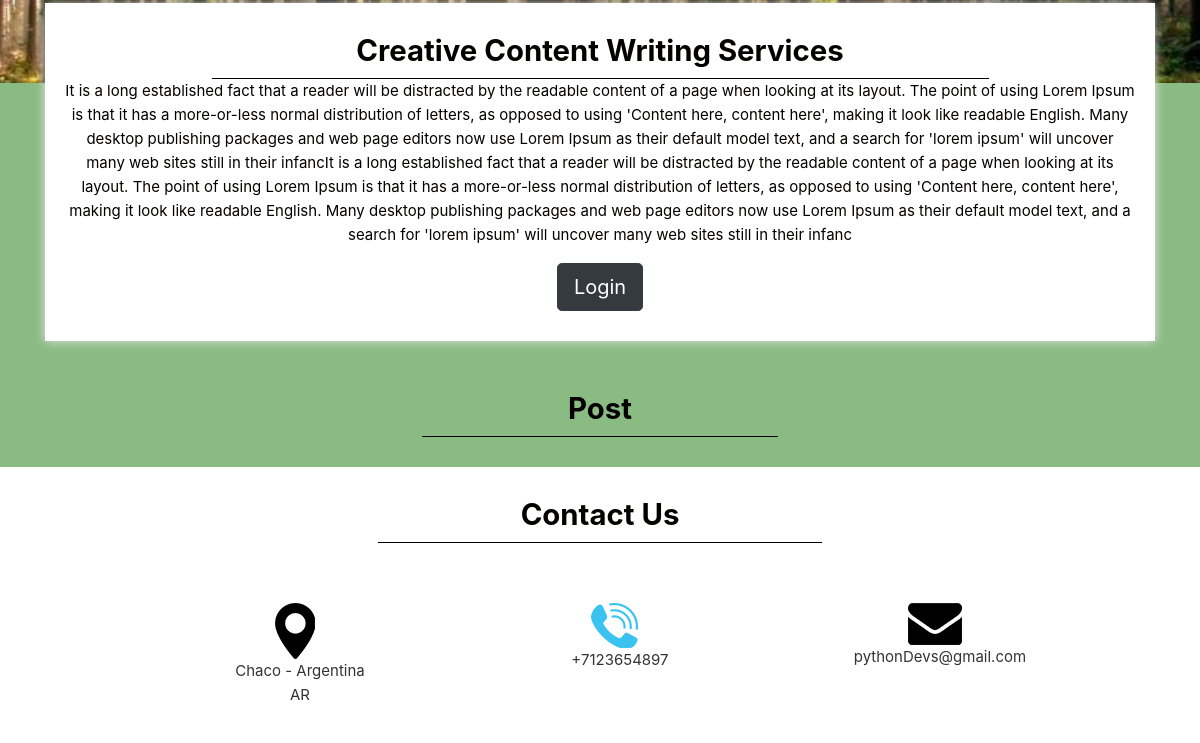
/ (lower part), run on an earlier commit of the app's database.
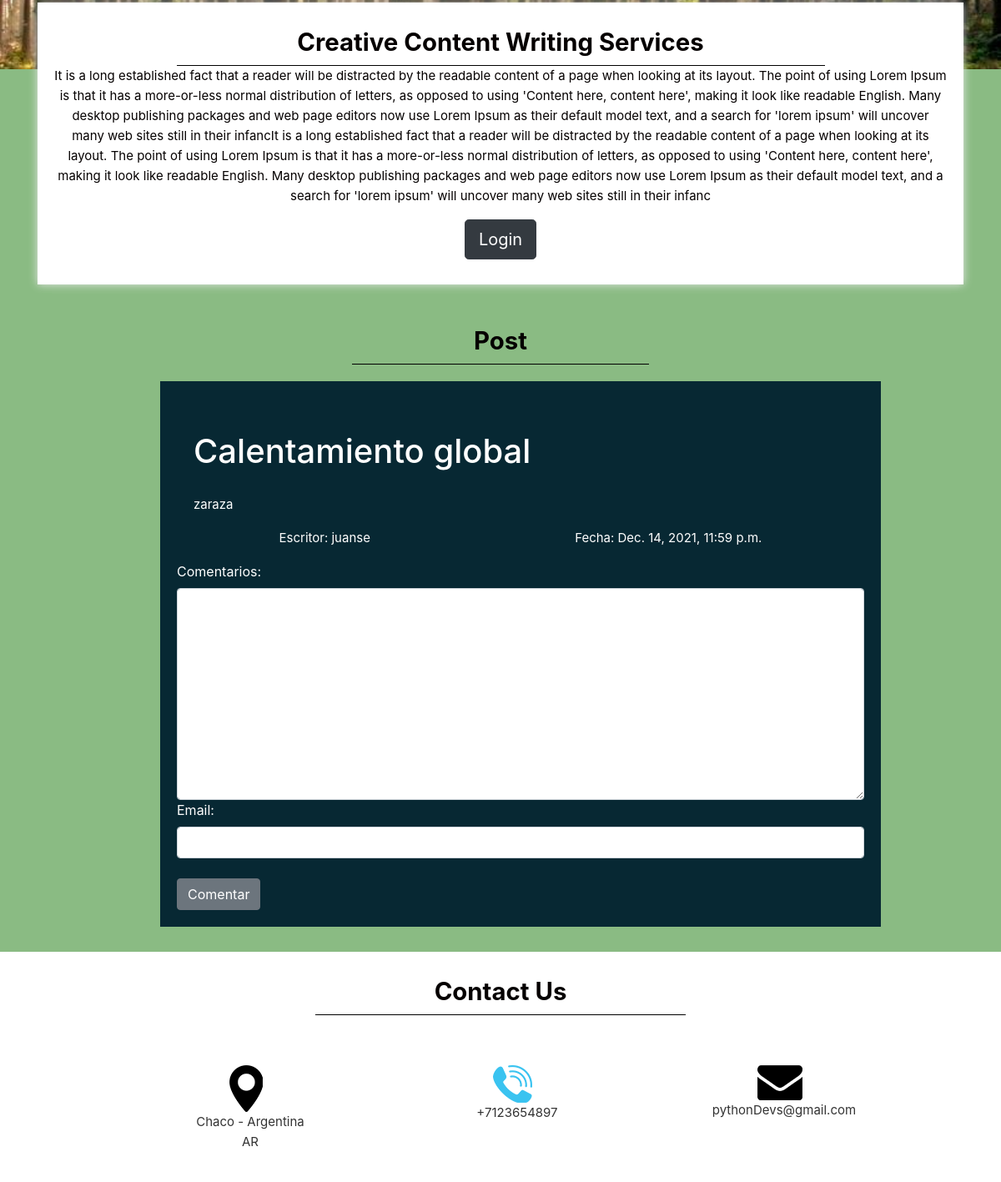
And on a later commit of the database.
### post/models.py (models this page shows, shortened)
class Post(models.Model):
    title = models.CharField(max_length=50)
    content = models.CharField(max_length=500)
    created = models.DateTimeField(default=timezone.now)
    active = models.BooleanField(default=True)
    category_id = models.ForeignKey(Category, on_delete=models.CASCADE)
    user_id = models.ForeignKey(User, on_delete=models.CASCADE)

### post/views.py (the view)
# urls.py: path('', postViews.allPost, name='home'),
def allPost(request):
    result = Post.objects.all()
    context = {
        'data':result
    }
    print(type(request.user.id))
    if request.user.id is None:
        context['form'] = CommentForm()
    else:
        context['form'] = CommentForm(instance=request.user)
    return render(request, 'home.html', context)

### comments/forms.py
class CommentForm(forms.ModelForm):
    class Meta:
        model = Comments
        fields = ['comment', 'email','post_id']
        widgets ={
            'comment':widgets.Textarea(attrs={'class':'form-control', 'width':'40px'}),
            'email':widgets.EmailInput(attrs={'class':'form-control', 'requerid':True}),
            'post_id':widgets.HiddenInput()
        }
        labels = {
            'comment': _('Comentarios'),
        }

### templates/home.html (shortened to what this page needs)
{% extends 'base.html' %}
{% load static %}
{% block content %}
<div class="banner-main">
</div>
<div class="services_main">
    <div class="container">
        <div class="creative_taital">
            <h1 class="creative_text">Creative Content Writing Services</h1>
            <p style="color: #050000; text-align: center;">It is a long established fact that a reader will be
                distracted by the readable content of a page when looking at its layout. The point of using Lorem Ipsum
                is that it has a more-or-less normal distribution of letters, as opposed to using 'Content here, content
                here', making it look like readable English. Many desktop publishing packages and web page editors now
                use Lorem Ipsum as their default model text, and a search for 'lorem ipsum' will uncover many web sites
                still in their infancIt is a long established fact that a reader will be distracted by the readable
                content of a page when looking at its layout. The point of using Lorem Ipsum is that it has a
                more-or-less normal distribution of letters, as opposed to using 'Content here, content here', making it
                look like readable English. Many desktop publishing packages and web page editors now use Lorem Ipsum as
                their default model text, and a search for 'lorem ipsum' will uncover many web sites still in their
                infanc</p>
            <div class="btn_main">
                <a type="button" href="{% url 'login' %}" class="btn btn-dark btn-lg">Login</a>
            </div>
        </div>
        <div class="section_service_2">
            <h1 class="service_text">Post</h1>
        </div>
        <div class="service_main">
            <div class="row d-flex justify-content-center">
                <div class="card-content">
                    {% for i in data %}
                    <div class="written_text ml-5">
                        <h1 class="written_text">{{i.title}}</h1>
                        <p>{{i.content}}</p>
                        <div class="seccion1-container">
                            <p>Escritor: {{i.user_id}}</p>
                            <p>Fecha: {{i.created}}</p>
                        </div>
                        <div class="d-flex flex-column">
                            <form action="{% url 'saveComment' %}" method="POST">{% csrf_token %}
                                {{form}}
                                <button type="submit" class="btn btn-secondary mt-4">Comentar</button>
                            </form>
                        </div>
                    </div>
                    {% endfor %}
                </div>
            </div>
        </div>
    </div>
</div>
<div class="contact_main">
    <div class="container">
        <div class="row">
            <div class="col-sm-12">
                <h1 class="touch_text">Contact Us</h1>
            </div>
        </div>
    </div>
    <div class="contact_section_2">
        <div class="container">
            <div class="row">
                <div class="col-sm-4">
                    <div class="map_icon">
                        <img src="{% static 'images/map-icon.png' %}" style="max-width: 100%;padding-left: 30px; ">
                        <p class="email-text"><a href="#">Chaco - Argentina<br>AR</a></p>
                    </div>
                </div>
                <div class="col-sm-4">
                    <div class="map_icon">
                        <img src="{% static 'images/call-icon.png' %}" style="max-width: 100%;padding-left: 30px;">
                        <p class="email-text"><a href="#">+7123654897</a></p>
                    </div>
                </div>
                <div class="col-sm-4">
                    <div class="map_icon">
                        <img src="{% static 'images/email-icon.png' %}" style="max-width: 100%; padding-left: 30px;">
                        <p class="email-text"><a href="#">pythonDevs@gmail.com</a></p>
                    </div>
                </div>
            </div>
        </div>
    </div>
{% endblock content %}

What changed in the data, as far as the page shows it:
added Post: title "Calentamiento global", content "zaraza", user_id "juanse", created "Dec. 14, 2021, 11:59 p.m."
